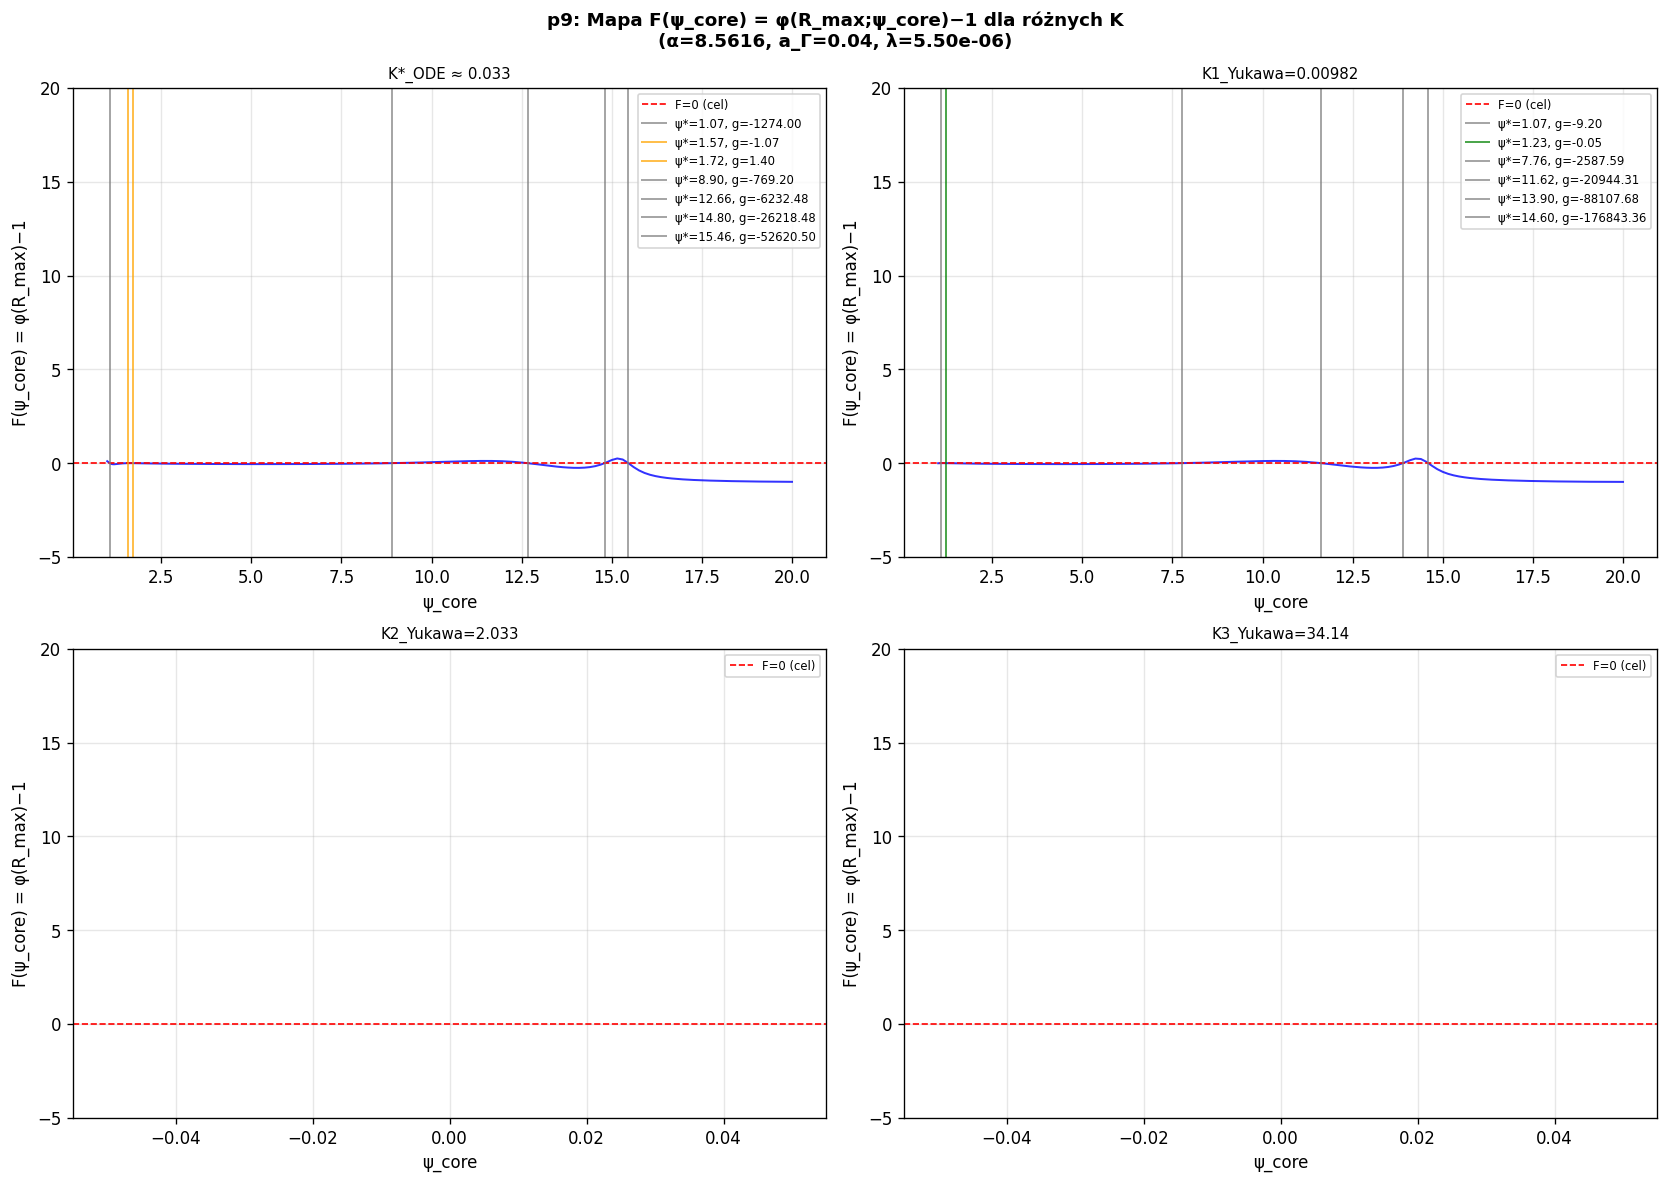

Write Python code to recreate this figure.
"""
p9_branch_diagnostics.py
========================
Diagnostyka gałęzi ψ_core(K) w pełnym ODE TGP.

PROBLEM z p6: find_psi_core() jest niedeterministyczne — przy K>0.034
F(ψ_core) = φ(R_max; ψ_core) − 1 ma WIELE zer, a skan 30-punktowy
losowo wybiera różne gałęzie, dając g(K) z przeskokami.

CEL p9:
  Dla wybranych K: zmapować CAŁĄ funkcję F(ψ_core) na szerokim zakresie,
  znaleźć WSZYSTKIE gałęzie, policzyć zera, ocenić g na każdej gałęzi.

WYNIKI p6 do weryfikacji:
  K₁=0.00982 → g=-9.2 (niespójny z ansatzem Yukawa)
  K₂=2.033   → brak ψ_core
  K₃=34.14   → g=-94
  K*≈0.033   → zmiana znaku g (prawdopodobnie jedyne zero)
"""

import numpy as np
from scipy.integrate import solve_ivp
from scipy.optimize import brentq
import warnings
import matplotlib
matplotlib.use('Agg')
import matplotlib.pyplot as plt
warnings.filterwarnings('ignore')

# ============================================================
# PARAMETRY
# ============================================================
ALPHA  = 8.5616
A_GAM  = 0.040
LAM    = 5.501357e-06
GAMMA  = 1.0
M_EFF  = 1.0 / np.sqrt(1.0 + ALPHA)
R_MAX  = 50.0

print(f"Parametry: α={ALPHA}, a_Γ={A_GAM}, λ={LAM:.4e}")
print(f"m_eff = {M_EFF:.4f},  R_max = {R_MAX}")
print()

def V_mod(phi):
    return GAMMA/3*phi**3 - GAMMA/4*phi**4 + LAM/6*(phi-1)**6

def dV_mod(phi):
    return GAMMA*phi**2 - GAMMA*phi**3 + LAM*(phi-1)**5

V1 = V_mod(1.0)

def ode_rhs(r, y):
    phi, dphi = y
    phi = max(phi, 1e-10)
    kfac = 1.0 + ALPHA / phi
    ddphi = (dV_mod(phi) / kfac
             + ALPHA * dphi**2 / (2.0 * phi**2 * kfac)
             - (2.0 / r) * dphi)
    return [dphi, ddphi]

def phi_at_rmax(psi_core, K, r_max=R_MAX, n_eval=2000):
    """Outward integration, return φ(R_max)."""
    phi0  = psi_core
    dphi0 = -K / A_GAM**2

    def ev_lo(r, y): return y[0] - 1e-5
    ev_lo.terminal = True; ev_lo.direction = -1
    def ev_hi(r, y): return y[0] - 1e8
    ev_hi.terminal = True; ev_hi.direction = 1

    r_eval = A_GAM * (r_max / A_GAM)**np.linspace(0, 1, n_eval)
    sol = solve_ivp(
        ode_rhs, [A_GAM, r_max], [phi0, dphi0],
        method='DOP853', rtol=1e-9, atol=1e-11,
        t_eval=r_eval, events=[ev_lo, ev_hi]
    )
    if len(sol.t) == 0:
        return np.nan
    if sol.t[-1] < r_max * 0.99:   # terminated early
        return np.nan
    return sol.y[0, -1]

def profile_energy(psi_core, K, n_eval=4000):
    """Compute soliton energy E[phi] on outward profile."""
    dphi0 = -K / A_GAM**2
    r_eval = A_GAM * (R_MAX / A_GAM)**np.linspace(0, 1, n_eval)
    sol = solve_ivp(
        ode_rhs, [A_GAM, R_MAX], [psi_core, dphi0],
        method='DOP853', rtol=1e-9, atol=1e-11,
        t_eval=r_eval
    )
    r    = sol.t
    phi  = np.maximum(sol.y[0], 1e-10)
    dphi = sol.y[1]
    Ek = 4*np.pi*np.trapezoid(0.5*dphi**2*(1+ALPHA/phi)*r**2, r)
    Ep = 4*np.pi*np.trapezoid((V_mod(phi)-V1)*r**2, r)
    K_eff = r[0]**2 * abs(dphi[0])
    return Ek+Ep, Ek, Ep, K_eff


# ============================================================
# MAPA F(psi_core) DLA WYBRANYCH K
# ============================================================
test_Ks = {
    'K*_ODE ≈ 0.033':   0.033,
    'K1_Yukawa=0.00982': 0.009820,
    'K2_Yukawa=2.033':   2.032728,
    'K3_Yukawa=34.14':   34.14450,
}

fig, axes = plt.subplots(2, 2, figsize=(14, 10))
fig.suptitle('p9: Mapa F(ψ_core) = φ(R_max;ψ_core)−1 dla różnych K\n'
             f'(α={ALPHA}, a_Γ={A_GAM}, λ={LAM:.2e})',
             fontsize=11, fontweight='bold')

all_branches = {}

for ax, (label, K) in zip(axes.flat, test_Ks.items()):
    print(f"{'='*60}")
    print(f"K = {K:.5e}  ({label})")
    print(f"{'='*60}")

    # Szeroki zakres ψ_core: od 1.001 do max(10, 3*K/A_GAM)
    psi_max = max(20.0, 5.0 * K / A_GAM)
    # Użyj skali logarytmicznej
    psi_vals = np.concatenate([
        np.linspace(1.001, 5.0, 200),
        np.linspace(5.0, min(50.0, psi_max), 100)
    ])
    psi_vals = np.unique(psi_vals)

    print(f"  Skanowanie {len(psi_vals)} wartości ψ_core ∈ [{psi_vals[0]:.3f}, {psi_vals[-1]:.1f}]")

    F_vals = np.array([phi_at_rmax(p, K) - 1.0 for p in psi_vals])

    # Znajdź wszystkie zmiany znaku
    zeros = []
    for i in range(len(F_vals)-1):
        Fi, Fj = F_vals[i], F_vals[i+1]
        if np.isfinite(Fi) and np.isfinite(Fj) and Fi * Fj < 0:
            try:
                psi_z = brentq(
                    lambda p: phi_at_rmax(p, K) - 1.0,
                    psi_vals[i], psi_vals[i+1],
                    xtol=1e-5, rtol=1e-5, maxiter=40
                )
                phi_end = phi_at_rmax(psi_z, K)
                E, Ek, Ep, K_eff = profile_energy(psi_z, K)
                g = E / (4*np.pi*K) - 1.0
                zeros.append({
                    'psi_core': psi_z,
                    'phi_end': phi_end,
                    'E': E, 'Ek': Ek, 'Ep': Ep,
                    'K_eff': K_eff, 'g': g
                })
            except Exception as e:
                pass

    all_branches[label] = zeros

    print(f"  Znaleziono {len(zeros)} gałęzi (zer F):")
    print(f"  {'ψ_core':>10}  {'φ(R)':>8}  {'E':>12}  {'g_ODE':>10}  {'samospójny?'}")
    print("  " + "-"*60)
    for z in zeros:
        ok = '✓' if abs(z['g']) < 0.1 else ('~' if abs(z['g']) < 1.0 else '✗')
        print(f"  {z['psi_core']:>10.4f}  {z['phi_end']:>8.5f}  {z['E']:>12.4e}  {z['g']:>10.4e}  {ok}")

    if zeros:
        g_vals_z = [z['g'] for z in zeros]
        g_min = min(g_vals_z, key=abs)
        print(f"\n  Najlepszy g (|g| min): {g_min:.4e}")
        closest = zeros[np.argmin([abs(z['g']) for z in zeros])]
        print(f"  → ψ_core = {closest['psi_core']:.4f},  K*={K:.4e},  g={closest['g']:.4e}")
    print()

    # Panel wykresu
    mask_fin = np.isfinite(F_vals)
    F_clip = np.clip(F_vals, -10, 50)
    ax.plot(psi_vals[mask_fin], F_clip[mask_fin], 'b-', lw=1.2, alpha=0.8)
    ax.axhline(0, color='red', lw=1, linestyle='--', label='F=0 (cel)')
    for z in zeros:
        g = z['g']
        color = 'green' if abs(g) < 0.1 else ('orange' if abs(g) < 2 else 'gray')
        ax.axvline(z['psi_core'], color=color, lw=1.2, alpha=0.7,
                   label=f"ψ*={z['psi_core']:.2f}, g={g:.2f}")
    ax.set_xlabel('ψ_core')
    ax.set_ylabel('F(ψ_core) = φ(R_max)−1')
    ax.set_title(f'{label}', fontsize=9)
    ax.legend(fontsize=7, loc='upper right')
    ax.set_ylim(-5, 20)
    ax.grid(True, alpha=0.3)


plt.tight_layout()
out_path = __file__.replace('.py', '.png')
plt.savefig(out_path, dpi=120, bbox_inches='tight')
plt.close()
print(f"Zapisano: {out_path}")
print()


# ============================================================
# ZBIORCZE PODSUMOWANIE
# ============================================================
print("=" * 65)
print("PODSUMOWANIE p9: WSZYSTKIE GAŁĘZIE ψ_core(K)")
print("=" * 65)
print()
for label, zeros in all_branches.items():
    print(f"K = {label}:")
    if not zeros:
        print("  — brak gałęzi F(ψ_core)=0")
    for z in zeros:
        g = z['g']
        tag = '✓ SAMOSPÓJNY' if abs(g) < 0.05 else (
              '~ BLISKI' if abs(g) < 0.5 else '✗ niespójny')
        print(f"  ψ_core={z['psi_core']:.3f}, E={z['E']:.3e}, g={g:.4e}  {tag}")
    print()

print()
print("INTERPRETACJA:")
print("  g ≈ 0 → soliton samospójny (K jest masą cząstki TGP)")
print("  g > 0 → E > 4πK: profil 'za ciężki'")
print("  g < 0 → E < 4πK: profil 'za lekki'")
print()
print("  Jeśli K_Yukawa mają gałęzie z g≈0 → hierarchia przeżywa w ODE")
print("  Jeśli brak → hierarchia Yukawa jest artefaktem aproksymacji")
